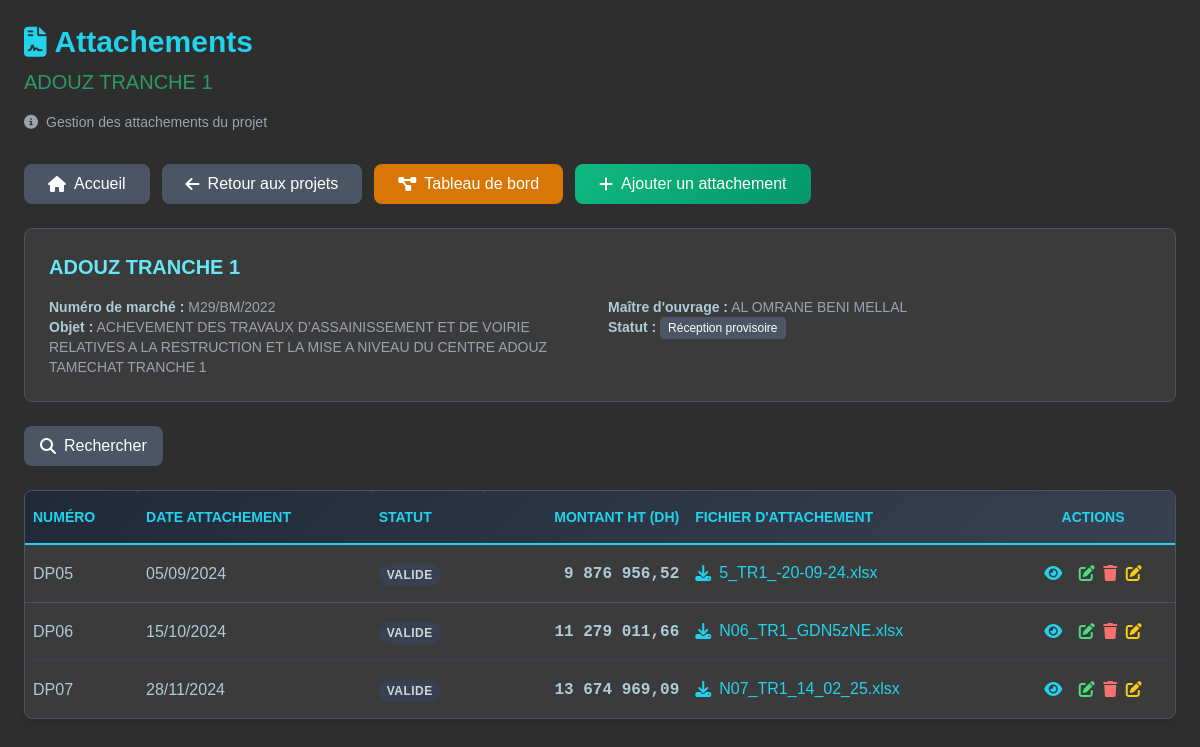
The app's page /projet/11/attachements/ with its own data.
### projets/models.py (models this page shows, shortened)
class Projet(models.Model):
    TYPE_PROJET = [
        ('VRD', 'Voirie et Réseaux Divers'),
        ('ROUTE', 'Route'),
        ('PONT', 'Pont'),
        ('BATIMENT', 'Bâtiment'),
        ('CONSTRUCTION', 'Construction'),
        ('ASSAINISSEMENT EP', 'Assainissement EP'),
        ('ASSAINISSEMENT EU', 'Assainissement EU'),
        ('ASSAINISSEMENT', 'Assainissement'),
        ('ADDUCTION_EAU_POTABLE', "Adduction d'eau potable"),
        ('EQUIPEMENT', 'Équipement'),
        ('AMENAGEMENT', 'Aménagement'),
        ('GENIE_CIVIL', 'Génie Civil'),
        ('TRAVAUX_PUBLICS', 'Travaux Publics'),
        ('ELECTRICITE', 'Électricité'),
        ('HYDRAULIQUE', 'Hydraulique'),
        ('TELECOMMUNICATION', 'Télécommunication'),
        ('ENVIRONNEMENT', 'Environnement'),
        ('URBANISME', 'Urbanisme'),
        ('ESPACE_PUBLIC', 'Espace Public'),
        ('PLACE_PUBLIQUE', 'Place Publique'),
        ('ESPACE_VERT', 'Espace Vert'),
        ('TERRAINS_SPORTIFS', 'Terrins Sportifs'),
        ('TERRAINS_PROXIMITES', 'Terrains Proximités'),
        ('AUTRE', 'Autre'),
    ]
    class Statut(models.TextChoices):
        APPEL_OFFRE = 'AO', _("Appel d'offre")
        EN_ETUDE = 'ETUDE', _('En étude')
        EN_ATTENTE = 'ATTENTE', _('En attente')
        EN_DEMARRAGE = 'DEM', _('En démarrage')
        EN_COURS = 'COURS', _('En cours')
        EN_ARRET = 'ARRET', _('En arrêt')
        EN_RECEPTION = 'RECEP', _('En réception')
        EN_RECEPTION_PROVISOIRE = 'RECEP_PROV', _('En réception provisoire')
        EN_RECEPTION_DEFINITIVE = 'RECEP_DEF', _('En réception définitive')
        RECEPTION_PROVISOIRE = 'RP', _('Réception provisoire')
        RECEPTION_DEFINITIVE = 'RD', _('Réception définitive')
        CLOTURE = 'CLO', _('Clôturé')
    type_projet = models.CharField(_("Type de projet"), max_length=50, choices=TYPE_PROJET, default='VRD', null=True, blank=True)
    nom = models.CharField(_("Nom du projet"), max_length=50)
    objet = models.TextField(_("Objet du marché"), max_length=200)
    numero = models.CharField(_("Numéro du marché"), max_length=100, unique=True)
    maitre_ouvrage = models.CharField(_("Maître d'ouvrage"), max_length=200)
    localisation = models.CharField(_("Localisation"), max_length=200)
    montant = models.DecimalField(_("Montant estimé (DH)"), max_digits=12, decimal_places=2, null=True, blank=True)
    montant_soumission = models.DecimalField(_("Montant de la soumission (DH)"), max_digits=12, decimal_places=2, null=True, blank=True)
    statut = models.CharField(_("Statut"), max_length=15, choices=Statut.choices, default=Statut.APPEL_OFFRE)
    date_debut = models.DateField(_("Date de début prévue"), null=True, blank=True)
    delai = models.IntegerField(_("Délai (jours)"), null=True, blank=True, default=0)
    date_creation = models.DateTimeField(_("Date d'enregistrement"), auto_now_add=True)
    avancement = models.DecimalField(_("Avancement (%)"), max_digits=5, decimal_places=2, default=0.0)
    entreprise = models.ForeignKey('Entreprise', on_delete=models.SET_NULL, null=True, blank=True, verbose_name=_("Entreprise adjudicataire"))
    appel_offre = models.OneToOneField('AppelOffre', on_delete=models.SET_NULL, null=True, blank=True, related_name='projet_associe')
    revisable = models.BooleanField(_("Revisable"), null=True, blank=True, default=False)
    epoque_base = models.DateField(_("Epoque de base"), null=True, blank=True)
    a_traiter = models.BooleanField(_("À traiter (appel d'offre)"), null=True, blank=True, default=False)
    en_retard = models.BooleanField(_("En retard"), null=True, blank=True, default=False)
    reception_validee = models.BooleanField(_("Réception validée"), null=True, blank=True, default=False)
    date_reception = models.DateField(_("Date de réception"), null=True, blank=True)
    date_limite_soumission = models.DateField(_("Date limite de soumission"), null=True, blank=True)
    class Meta:
        verbose_name = _("Projet")
        verbose_name_plural = _("Projets")
        ordering = ['-date_creation']

class Attachement(models.Model):
    STATUT_ATTACHEMENT = [
        ('BROUILLON', 'Brouillon'),
        ('SIGNE', 'Signé'),
        ('TRANSMIS', 'Transmis'),
        ('VALIDE', 'Validé'),
    ]
    projet = models.ForeignKey('Projet', on_delete=models.CASCADE, related_name='attachements')
    numero = models.CharField(max_length=20, verbose_name="Numéro d'attachement")
    date_etablissement = models.DateField(verbose_name="Date d'établissement")
    date_debut_periode = models.DateField(verbose_name="Date début période")
    date_fin_periode = models.DateField(verbose_name="Date fin période")
    statut = models.CharField(max_length=15, choices=STATUT_ATTACHEMENT, default='BROUILLON')
    observations = models.TextField(blank=True, verbose_name="Observations")
    fichier = models.FileField(upload_to='attachements/%Y/%m/', null=True, blank=True)
    date_creation = models.DateTimeField(auto_now_add=True)
    class Meta:
        verbose_name = "Attachement"
        verbose_name_plural = "Attachements"
        ordering = ['-date_etablissement', '-numero']
    @property
    def total_montant_ht(self):
        return sum(ligne.montant_ligne_realise for ligne in self.lignes_attachement.all())

class LigneAttachement(models.Model):
    attachement = models.ForeignKey('Attachement', on_delete=models.CASCADE, related_name='lignes_attachement')
    ligne_lot = models.ForeignKey('LigneBordereau', on_delete=models.CASCADE, related_name='lignes_attachement')
    numero = models.CharField(_("N°"), max_length=20, null=True, blank=True)
    designation = models.TextField(_("Désignation"))
    unite = models.CharField(_("Unité"), max_length=10, null=True, blank=True)
    quantite_initiale = models.DecimalField(_("Quantité"), max_digits=10, decimal_places=2)
    prix_unitaire = models.DecimalField(_("Prix unitaire (DH)"), max_digits=12, decimal_places=2)
    quantite_realisee = models.DecimalField(max_digits=15, decimal_places=3, default=0, verbose_name="Quantité réalisée")
    quantite_cumulee = models.DecimalField(max_digits=15, decimal_places=3, default=0, verbose_name="Quantité cumulée")
    class Meta:
        verbose_name = "Ligne d'attachement"
        verbose_name_plural = "Lignes d'attachement"
        unique_together = ['attachement', 'ligne_lot']
    @property
    def montant_ligne_realise(self):
        return self.quantite_realisee * self.prix_unitaire

### projets/views.py (the view)
# urls.py: path('projet/<int:projet_id>/attachements/', views.liste_attachements, name='liste_attachements'),
def liste_attachements(request, projet_id):
    projet = get_object_or_404(Projet, id=projet_id)
    attachements = Attachement.objects.filter(projet=projet).order_by('id')
    context = {
        'projet': projet,
        'attachements': attachements,
    }
    return render(request, 'projets/decomptes/liste_attachements.html', context)

### projets/templates/projets/decomptes/liste_attachements.html (shortened to what this page needs)
<!DOCTYPE html>
<html lang="fr">
<head>
    {% load static %}
    {% load formatters %}
    <link rel="stylesheet" href="https://cdnjs.cloudflare.com/ajax/libs/font-awesome/6.4.0/css/all.min.css" />
    <script src="https://cdn.tailwindcss.com"></script>
</head>
<body class="p-6">
    <div class="max-w-6xl mx-auto">
        <div class="mb-8">
            <h1 class="text-3xl font-bold text-cyan-400 mb-2 flex items-center gap-2">
                <i class="fas fa-file-contract"></i>
                Attachements
            </h1>
            <h2 class="text-xl text-[#2B9C62]">{{ projet.nom }}</h2>
            <div class="flex items-center mt-4 text-sm text-gray-400">
                <i class="fas fa-info-circle mr-2"></i>
                <span>Gestion des attachements du projet</span>
            </div>
        </div>
        <div class="flex gap-3 mb-6 flex-wrap">
            <a href="{% url 'home' %}" class="bg-[#4B5563] hover:bg-[#374151] text-white px-6 py-2 rounded-lg font-medium flex items-center gap-2">
                <i class="fas fa-house"></i> Accueil
            </a>
            <a href="{% url 'projets:liste_projets' %}" class="bg-[#4B5563] hover:bg-[#374151] text-white px-6 py-2 rounded-lg font-medium flex items-center gap-2">
                <i class="fas fa-arrow-left"></i> Retour aux projets
            </a>
            <a href="{% url 'projets:dashboard' projet.id %}" class="bg-amber-600 hover:bg-amber-700 text-white px-6 py-2 rounded-lg font-medium flex items-center gap-2">
                <i class="fas fa-diagram-project"></i> Tableau de bord
            </a>
            <button onclick="window.location.href='{% url 'projets:ajouter_attachement' projet.id %}'"
                    class="btn-success px-6 py-2 rounded-lg font-medium flex items-center gap-2">
                <i class="fas fa-plus"></i> Ajouter un attachement
            </button>
        </div>
        <div class="bg-[#3B3B3B] border border-[#4B5563] rounded-lg p-6 mb-6">
            <h2 class="text-xl font-semibold text-cyan-300 mb-4">{{ projet.nom }}</h2>
            <div class="grid grid-cols-1 md:grid-cols-2 gap-4 text-sm">
                <div>
                    <p class="text-gray-400"><strong class="text-[#AECBD6]">Numéro de marché :</strong> {{ projet.numero }}</p>
                    <p class="text-gray-400"><strong class="text-[#AECBD6]">Objet :</strong> {{ projet.objet }}</p>
                </div>
                <div>
                    <p class="text-gray-400"><strong class="text-[#AECBD6]">Maître d'ouvrage :</strong> {{ projet.maitre_ouvrage }}</p>
                    <p class="text-gray-400">
                        <strong class="text-[#AECBD6]">Statut :</strong>
                        <span class="bg-[#4B5563] text-white px-2 py-1 rounded text-xs">{{ projet.get_statut_display }}</span>
                    </p>
                </div>
            </div>
        </div>
        <div class="mb-6">
            <div class="flex items-center justify-between">
                <div class="relative">
                    <button id="searchToggle" class="bg-[#4B5563] hover:bg-[#374151] text-white rounded-lg px-4 py-2 flex items-center">
                        <i class="fas fa-search mr-2"></i> Rechercher
                    </button>
                </div>
            </div>
        </div>
        <div class="table-container">
            {% if attachements %}
            <div class="overflow-x-auto">
                <table class="min-w-full">
                    <thead class="table-header">
                        <tr>
                            <th class="px-2 py-4 text-left text-cyan-400 font-semibold uppercase text-sm sortable" data-sort="numero">
                                Numéro
                            </th>
                            <th class="px-2 py-4 text-left text-cyan-400 font-semibold uppercase text-sm sortable" data-sort="date">
                                Date Attachement
                            </th>
                            <th class="px-2 py-4 text-left text-cyan-400 font-semibold uppercase text-sm sortable" data-sort="statut">
                                Statut
                            </th>
                            <th class="px-2 py-4 text-right text-cyan-400 font-semibold uppercase text-sm sortable" data-sort="montant">
                                Montant HT (DH)
                            </th>
                            <th class="px-2 py-4 text-left text-cyan-400 font-semibold uppercase text-sm">
                                Fichier d'attachement
                            </th>
                            <th class="px-2 py-4 text-center text-cyan-400 font-semibold uppercase text-sm">
                                Actions
                            </th>
                        </tr>
                    </thead>
                    <tbody class="divide-y divide-gray-700">
                        {% for attachement in attachements %}
                        <tr class="table-row text-[#AECBD6]">
                            <td class="px-2 py-4 whitespace-nowrap font-medium">
                                {{ attachement.numero }}
                            </td>
                            <td class="px-2 py-4 whitespace-nowrap">
                                {{ attachement.date_fin_periode|date:"d/m/Y" }}
                            </td>
                            <td class="px-2 py-4 whitespace-nowrap">
                                <span class="statut-badge
                                    {% if attachement.statut == 'Validé' %}bg-green-900 text-green-300
                                    {% elif attachement.statut == 'En attente' %}bg-yellow-900 text-yellow-300
                                    {% elif attachement.statut == 'Rejeté' %}bg-red-900 text-red-300
                                    {% else %}bg-gray-700 text-gray-300{% endif %}">
                                    {{ attachement.statut }}
                                </span>
                            </td>
                            <td class="px-2 py-4 whitespace-nowrap montant-cell">
                                {{ attachement.total_montant_ht|format_quantity }}
                            </td>
                            <td class="px-2 py-4">
                                {% if attachement.fichier %}
                                <a href="{{ attachement.fichier.url }}"
                                class="text-cyan-400 hover:text-cyan-300 transition inline-flex items-center"
                                target="_blank">
                                    <i class="fa-solid fa-download mr-2"></i>
                                    <span class="truncate overflow-ellipsis overflow-hidden">{{ attachement.fichier.name|slice:"30:" }}</span>
                                </a>
                                {% else %}
                                    <span class="text-gray-400 italic">Aucun fichier</span>
                                {% endif %}
                            </td>
                            <td class="px-2 py-4 text-center space-x-1">
                                <a href="{% url 'projets:detail_attachement' attachement.id %}"
                                class="mr-2 text-cyan-400 hover:text-cyan-300 transition inline-flex items-center"
                                title="Voir le detail de cet attachement">
                                    <i class="fa-solid fa-eye"></i>
                                </a>
                                <a href="{% url 'projets:modifier_attachement' attachement.id %}"
                                   class="mr-1 text-green-400 hover:text-green-300 transition inline-flex items-center"
                                   title="Modifier cet attachement">
                                    <i class="fa-solid fa-edit"></i>
                                </a>
                                <button onclick="openDeleteModal({{ attachement.id }}, '{{ attachement.numero }}')"
                                      class="mr-1 text-red-400 hover:text-red-300 transition inline-flex items-center"
                                        title="Supprimer cet attachement">
                                    <i class="fa-solid fa-trash"></i>
                                </button>
                                {% if attachement.decompte %}
                                <a href="{% url 'projets:liste_decomptes' projet.id %}?from_attachements=true&attachement_id={{ attachement.id }}&action=modifier&modifier={{ attachement.decompte.id }}"
                                    class="mr-1 text-yellow-400 hover:text-yellow-300 transition inline-flex items-center"
                                    title="Modifier le décompte">
                                    <i class="fa-solid fa-edit"></i>
                                </a>
                                {% endif %}
                            </td>
                        </tr>
                        {% endfor %}
                    </tbody>
                </table>
            </div>
            {% endif %}
        </div>
    </div>
</body>
</html>

### records on screen
Projet: nom "ADOUZ TRANCHE 1", numero "M29/BM/2022", objet "ACHEVEMENT DES TRAVAUX D’ASSAINISSEMENT ET DE VOIRIE RELATIVES A LA RESTRUCTION ET LA MISE A NIVEAU DU CENTRE ADOUZ TAMECHAT TRANCHE 1", maitre_ouvrage "AL OMRANE BENI MELLAL", statut "Réception provisoire"
Attachement: numero "DP05", date_fin_periode "05/09/2024", statut "VALIDE", total_montant_ht "9 876 956,52", fichier.name "5_TR1_-20-09-24.xlsx"
Attachement: numero "DP06", date_fin_periode "15/10/2024", statut "VALIDE", total_montant_ht "11 279 011,66", fichier.name "N06_TR1_GDN5zNE.xlsx"
Attachement: numero "DP07", date_fin_periode "28/11/2024", statut "VALIDE", total_montant_ht "13 674 969,09", fichier.name "N07_TR1_14_02_25.xlsx"
